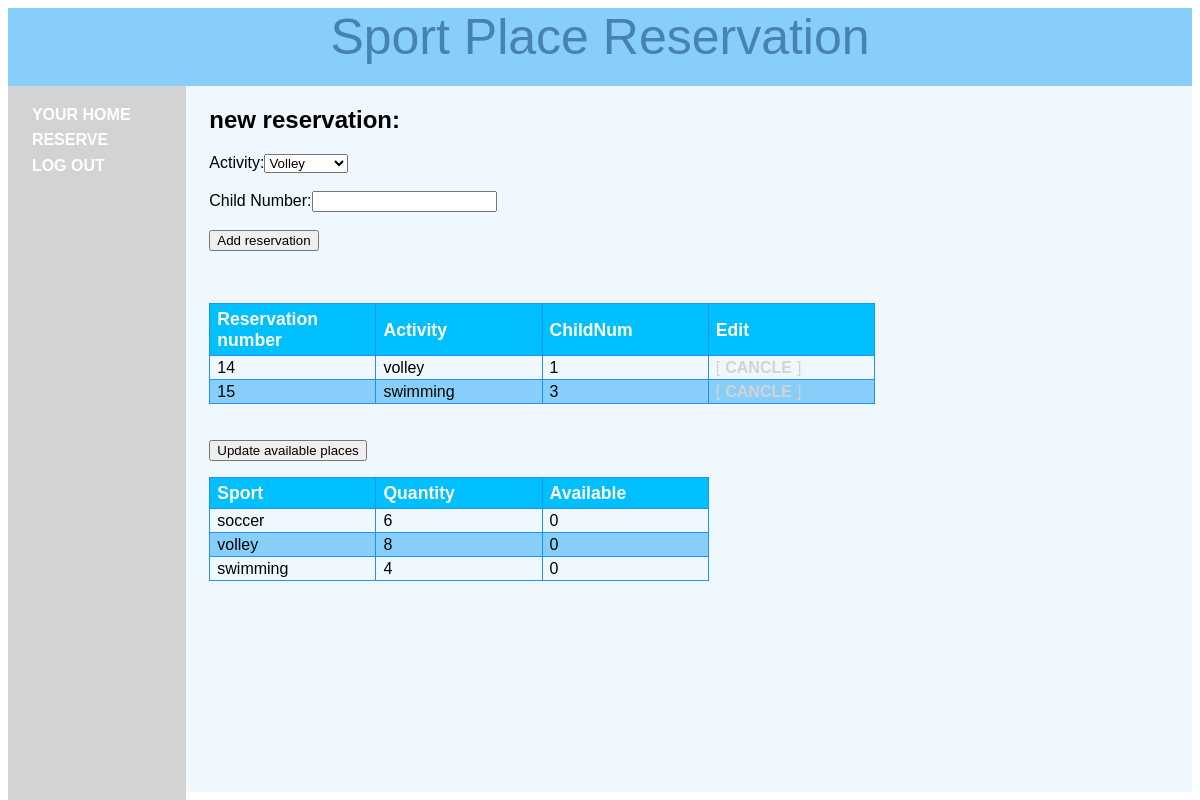
The app's page /reserve.php?cancle=14 (signed in) with its own data.
### tables this page shows
CREATE TABLE IF NOT EXISTS `reservations` (
`reservenum` int(10) unsigned NOT NULL,
  `user` varchar(16) DEFAULT NULL,
  `activity` varchar(20) DEFAULT NULL,
  `childnum` int(11) DEFAULT NULL
);

CREATE TABLE IF NOT EXISTS `places` (
  `activity` varchar(20) DEFAULT NULL,
  `quantity` int(11) DEFAULT NULL,
  `available` int(11) DEFAULT NULL
);

### function.php (called while the page is built, shortened)
<?php
$dbhost  = '127.0.0.1';
$dbname  = 'sport';
$dbuser  = 'cheng';
$dbpass  = '1234567';
$conn = mysqli_connect($dbhost, $dbuser, $dbpass,$dbname);
function queryMysql($query)
{
	global $conn;
	$result = mysqli_query($conn, $query);
	return $result;
}

### reserve.php (the view, shortened to what this page needs)
<?php
include_once 'header.php';
$user = $_SESSION['user'];
echo <<<_END
	<form method='post' action='reserve.php?'>
	<h2>new reservation:</h2>
	Activity:<select name="activity">
	<option value="volley">Volley</option>
	<option value="soccer">Soccer</option>
	<option value="swimming">Swimming</option>
	</select><br /><br />
	Child Number:<input type='text' name='childnum'/><br /><br />
	<input type='submit' value='Add reservation' /></form>
_END;
	echo "<br /><br />";
	$result = queryMysql("SELECT * FROM reservations WHERE user='$user'");
	echo "<table style='border-collapse:collapse;'>
			<tr>
				<th>Reservation number</th>
				<th>Activity</th>
				<th>ChildNum</th>
				<th>Edit</th>
			</tr>";
	$n = 0;
	$ris = mysqli_fetch_array($result);
	while($ris != NULL)
	{
		if($n%2 == 0){
		echo "<tr><td>";
		}else{
			echo "<tr class='alt'><td>";
		}
		$act = $ris["reservenum"];
		echo($ris["reservenum"]);
		echo "</td><td>";
		echo($ris["activity"]);
		echo "</td><td>";
		echo($ris["childnum"]);
		echo "</td><td style='color:#d3d3d3'>";
		echo "[<a href='reserve.php?cancle=$act' style='color:#d3d3d3'>cancle</a>]";
		echo "</td></tr>";
	$ris = mysqli_fetch_array($result);
	$n = $n + 1;
	}
	echo "</table>";
	echo "<br /><br />";
	echo "<form method='post' action='reserve.php?update=1'>";
	echo "<input type='submit' value='Update available places' />";
	echo "</form>";
	if(isset($_GET['update']) || isset($_GET['cancle']) || isset($_POST['activity']) && isset($_POST['childnum'])){
	$result = queryMysql("SELECT * FROM places ORDER BY available desc");
	echo "<table style='border-collapse:collapse;'>
			<tr>
				<th>Sport</th>
				<th>Quantity</th>
				<th>Available</th>
			</tr>";
	$n = 0;
	$ris = mysqli_fetch_array($result);
	while($ris != NULL)
	{
		if($n%2 == 0){
		echo "<tr><td>";
		}else{
			echo "<tr class='alt'><td>";
		}
		echo($ris["activity"]);
		echo "</td><td>";
		echo($ris["quantity"]);
		echo "</td><td>";
		echo($ris["available"]);
		echo "</td></tr>";
	$ris = mysqli_fetch_array($result);
	$n = $n + 1;
	}
	echo "</table>";}
?>

### header.php (style rules this page uses)
a:link,a:visited { font-weight:bold;color:#ffffff;text-align:center;margin:5px;text-decoration:none;text-transform:uppercase; }
td,th { width:4cm;font-size:1em;border:1px solid #1E90FF;padding:3px 7px 2px 7px; }
th { font-size:1.1em;text-align:left;padding-top:5px;padding-bottom:4px;background-color:#00BFFF;color:#ffffff }
tr.alt td { color:#000000;background-color:#87CEFA; }

### records on screen
reservations: reservenum "14", activity "volley", childnum "1"
reservations: reservenum "15", activity "swimming", childnum "3"
places: activity "soccer", quantity "6", available "0"
places: activity "volley", quantity "8", available "0"
places: activity "swimming", quantity "4", available "0"

### other values on screen
$appname "Sport Place Reservation"
